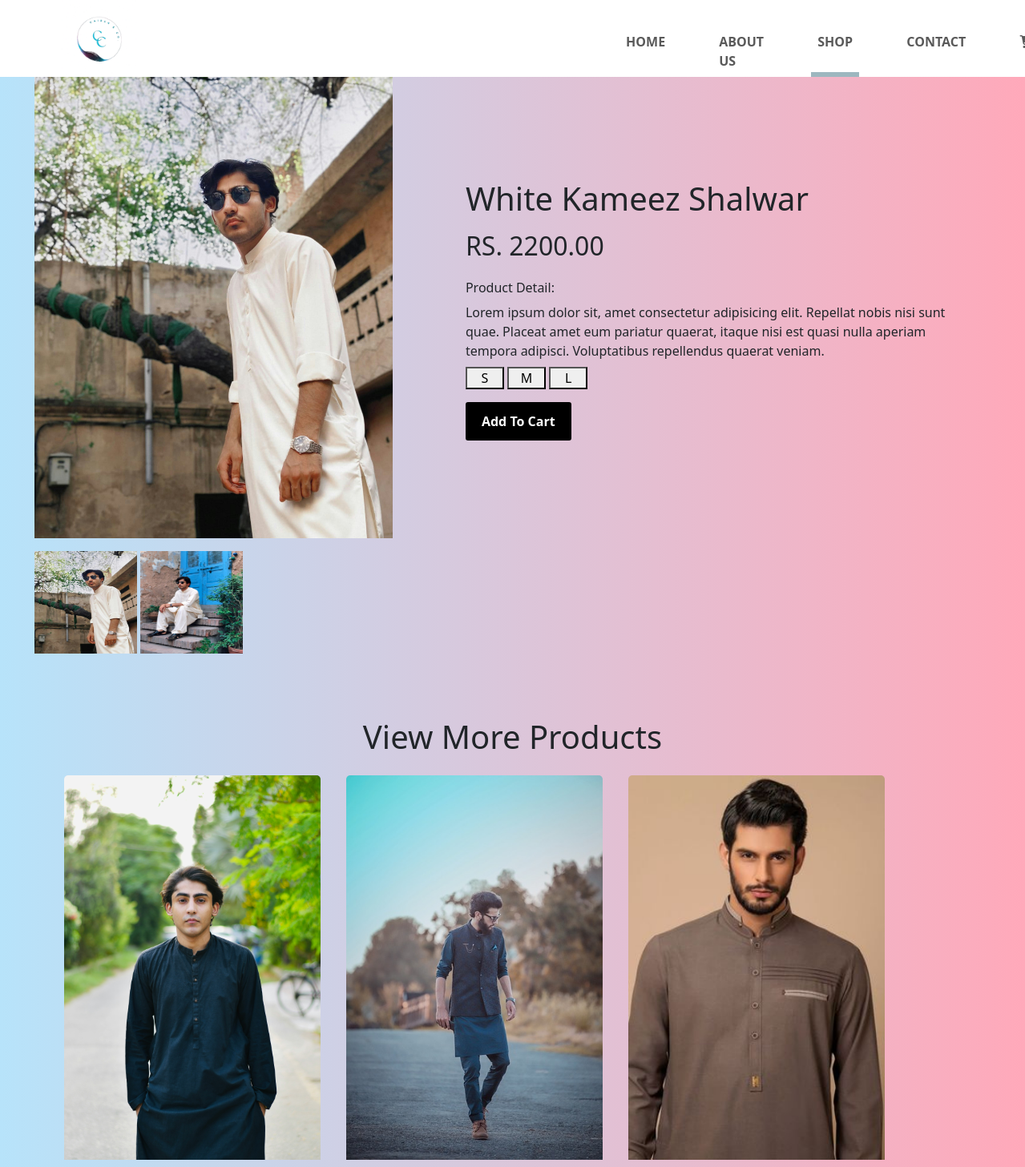
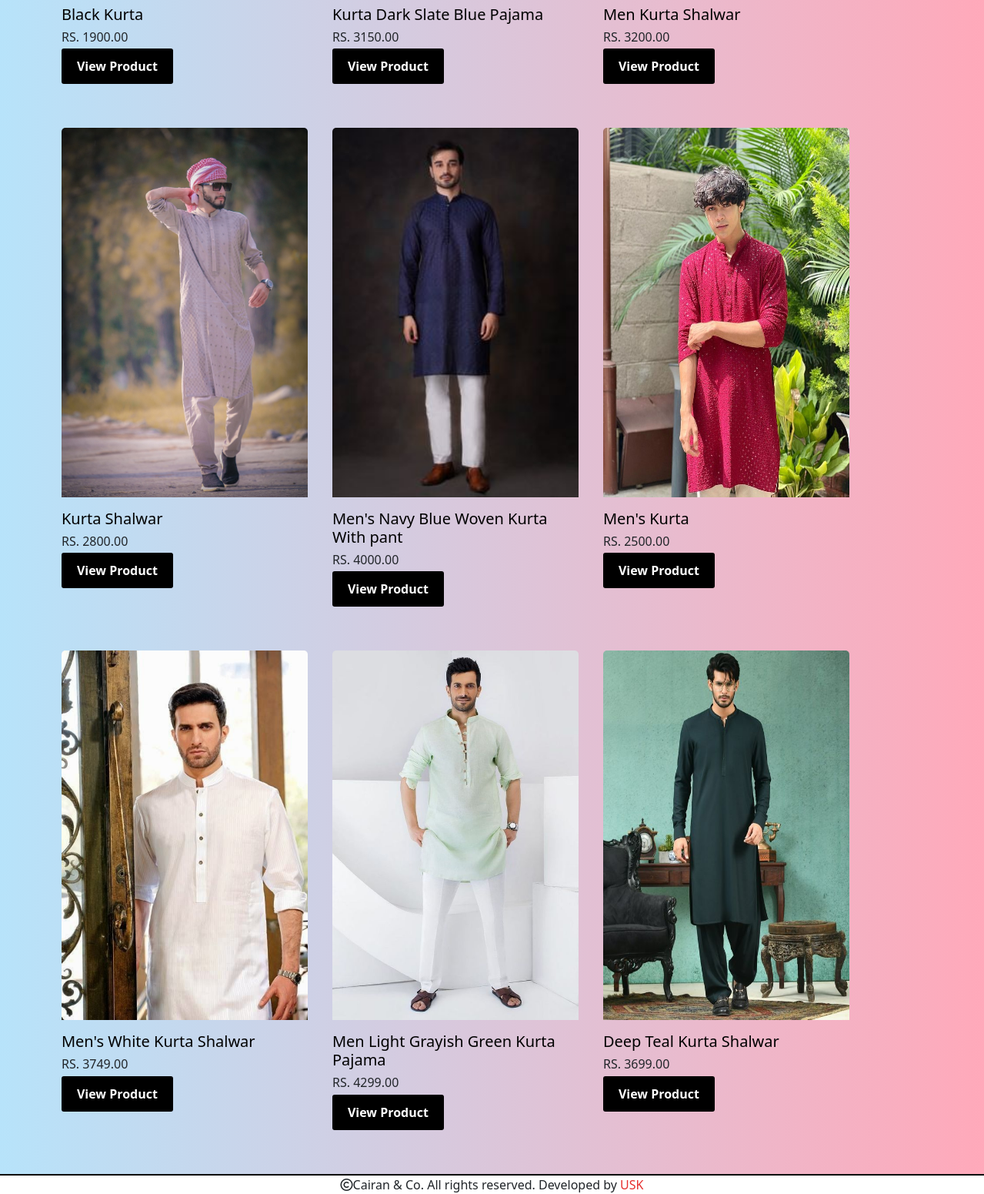
/shop/product/white-kameez-shalwar/, run on the app's committed database (2 pictures, top to bottom).
### shop/models.py (models this page shows, shortened)
class Product(models.Model):
    unique_id=models.UUIDField(default=uuid.uuid4,editable=True, unique=True)
    name = models.CharField(max_length=255)
    slug = models.SlugField(unique=True, blank=True, null=True)
    description = models.TextField()
    price = models.DecimalField(max_digits=10, decimal_places=2)

class ProductImage(models.Model):
    product = models.ForeignKey(Product, on_delete=models.CASCADE, related_name='images')
    image = models.ImageField(upload_to='product_images/')

### shop/views.py (the view)
# urls.py: path('product/<slug:slug>/', views.product, name='product'),
def product(request, slug):
    product = get_object_or_404(Product, slug=slug)
    all_products=Product.objects.exclude(slug=slug)
    return render(request, 'product.html', {'product': product , 'all_products':all_products})

### shop/templates/product.html (shortened to what this page needs)
{% extends "layout.html" %}
{% load static %}
{% block shopLinkClass %}active{% endblock  %}
{% block content %}
<section>
    <div id="product-detail">
        <div class="product-image">
            <img id="display-image" src="{{ product.images.first.image.url }}" alt="">
            {% for image in product.images.all %}
            <div class="image-preview">
                <img src="{{ image.image.url }}" alt="" onclick="changeMainImage('{{ image.image.url }}')">
            </div>
            {% endfor %}
        </div>
        <div class="product-text">
            <h1>{{ product.name }}</h1>
            <h2>RS. {{ product.price }}</h2>
            <h6>Product Detail:</h6>
            <p>{{ product.description }}</p>
            <form method="post" id="add-to-cart-form">
                <button value="Small" name="size" class="size-btn">S</button>
                <button value="Medium" name="size" class="size-btn">M</button>
                <button value="Large" name="size" class="size-btn">L</button>
                <button type="submit" class="add-to-cart-btn">Add To Cart</button>
            </form>
        </div>
    </div>
</section>
<section id="product-cards">
    <div class="container">
        <div class="row">
            <h1>View More Products</h1>
            {% for all_product in all_products %}
                <div class="card col-md-4" style="margin-bottom: 20px;">
                   <a href="{% url 'product' slug=all_product.slug %}"><img id="card-image" src="{{ all_product.images.first.image.url }}" class="card-img-top" alt="{{ all_product.name }}"></a>
                    <div class="card-body">
                        <h5 class="card-title"><a class="text-black" href="{% url 'product' slug=all_product.slug %}">{{ all_product.name }}</a></h5>
                        <h6 class="card-title">RS. {{ all_product.price }}</h6>
                        <a href="{% url 'product' slug=all_product.slug %}" class="view-product-btn">View Product</a>
                    </div>
                </div>
            {% endfor %}
        </div>
    </div>
</section>
{% endblock %}

### static/css/style.css (style rules this page uses)
* { margin: 0%; padding: 0%; box-sizing: border-box; }
a { text-decoration: none !important; }
body { background-image: linear-gradient(90deg, #B7E3FA, #FFA9BA); background-repeat: no-repeat; background-size: contain; }
#card-image { width: 20rem !important; height: 30rem; }
.card { width: 20rem !important; padding-left: 0% !important; margin: 1rem; border: none; padding-bottom: 1rem !important; background-color: transparent !important; }
.card-body { margin-left: -1rem !important; }
.card-body h6 { margin-bottom: 1rem !important; }
.container { min-width: 90% !important; }
button[name="size"] { width: 3rem; margin: 0; cursor: pointer; }
#add-to-cart-form button[type="submit"] { display: block; margin-top: 1rem; }

### static/css/product.css (style rules this page uses)
.product-image img:nth-of-type(1) { width: 100%; height: 80%; margin-bottom: 1rem; }
#product-detail { width: 100%; height: 90vh; display: flex; justify-content: space-evenly; }
.product-image { width: 35%; }
.product-text { width: 55%; padding: 8rem 3rem; }
.image-preview { width: 8rem; display: inline-block; height: 10rem; }
.image-preview img { cursor: pointer; }
.product-text h2 { margin: 1rem 0rem 1.5rem; }
.product-text p:nth-of-type(1) { margin-bottom: 0.5rem; }
.add-to-cart-btn, .view-product-btn { border: none; padding: 0.5rem 1rem; border-radius: 3px; font-weight: 600; background-color: black; color: white; border: 4px solid transparent; }
#display-image { cursor: crosshair; }
.row h1 { text-align: center !important; }
section:nth-of-type(1) { margin-bottom: 5rem; }

### data on the page
Product: images.first.image (picture), name "White Kameez Shalwar", price "2200.00", description "Lorem ipsum dolor sit, amet consectetur adipisicing elit. Repellat nobis nisi sunt quae. Placeat amet eum pariatur quaerat, itaque nisi est quasi nulla aperiam tempora adipisci. Voluptatibus repellendus quaerat veniam."
ProductImage: image (picture)
ProductImage: image (picture)
Product: images.first.image (picture), name "Black Kurta", price "1900.00"
Product: images.first.image (picture), name "Kurta Dark Slate Blue Pajama", price "3150.00"
Product: images.first.image (picture), name "Men Kurta Shalwar", price "3200.00"
Product: images.first.image (picture), name "Kurta Shalwar", price "2800.00"
Product: images.first.image (picture), name "Men's Navy Blue Woven Kurta With pant", price "4000.00"
Product: images.first.image (picture), name "Men's Kurta", price "2500.00"
Product: images.first.image (picture), name "Men's White Kurta Shalwar", price "3749.00"
Product: images.first.image (picture), name "Men Light Grayish Green Kurta Pajama", price "4299.00"
Product: images.first.image (picture), name "Deep Teal Kurta Shalwar", price "3699.00"
